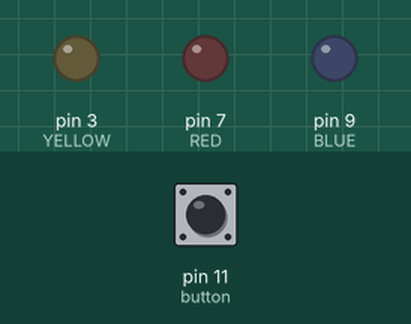
A sketch run on a simulated Arduino Uno, built with avr-gcc and run on an emulated ATmega328P. Shown: output pins drawn as LEDs (lit = HIGH). The test bench sets the inputs (shaded band); at power-on: pin 11 (button) HIGH.

Above: at 0.4 s.
At 1.68 s:
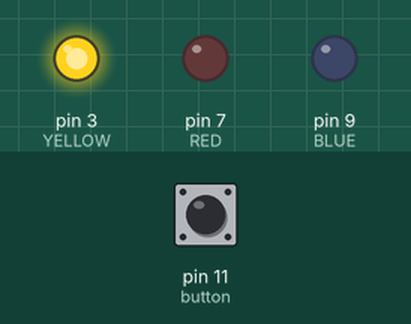
At 3.0 s:
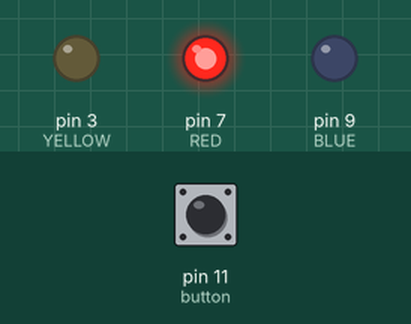
At 4.64 s:
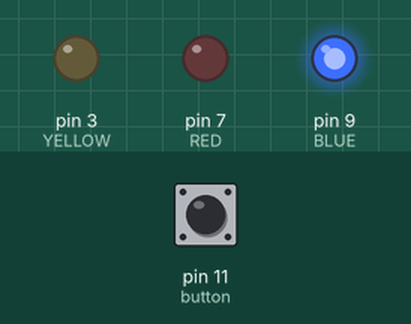
Timing chart, 0 to 5.1 s (numbered marks = the images above):
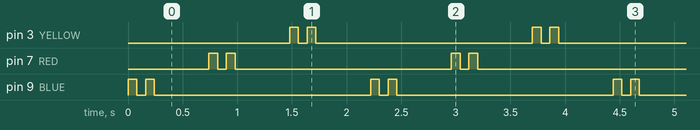

The sketch:

LED_Pattern.ino
```cpp
int BLUE = 9;
int RED = 7;
int YELLOW = 3;

const int button = 11;
int val = 0;
void setup() {
//Serial.begin(9600);
pinMode(BLUE,OUTPUT);
pinMode(RED,OUTPUT);
pinMode(YELLOW,OUTPUT);
pinMode(button, INPUT);

}


void loop() {

 val = digitalRead(button);
  Serial.println(val);
if(val == LOW){
digitalWrite(BLUE,HIGH);
delay(500);
digitalWrite(BLUE,LOW);
}
else{
  digitalWrite(BLUE,HIGH);
  delay(80);
digitalWrite(BLUE,LOW);
delay(80);
 digitalWrite(BLUE,HIGH);
  delay(80);
digitalWrite(BLUE,LOW);
delay(500);
   }
if(val == LOW){
digitalWrite(RED,HIGH);
delay(500);
digitalWrite(RED,LOW);
 }
else{ digitalWrite(RED,HIGH);
delay(80);
digitalWrite(RED,LOW);
delay(80);
digitalWrite(RED,HIGH);
delay(80);
digitalWrite(RED,LOW);
delay(500);
}

if(val == LOW){
digitalWrite(YELLOW,HIGH);
delay(1000);
digitalWrite(YELLOW,LOW);
}
else {
  digitalWrite(YELLOW,HIGH);
  delay(80);
   digitalWrite(YELLOW,LOW);
  delay(80);
    digitalWrite(YELLOW,HIGH);
  delay(80);
   digitalWrite(YELLOW,LOW);
  delay(500);
 }
}
```

Measured:
- by itself, pin 3 (YELLOW), pin 7 (RED), pin 9 (BLUE): repeats every 2.2 s: LOW 0.08 s, HIGH 0.08 s, LOW 2.0 s, HIGH 0.08 s
- by itself, everything shown: repeats every 2.2 s, in 12 steps
